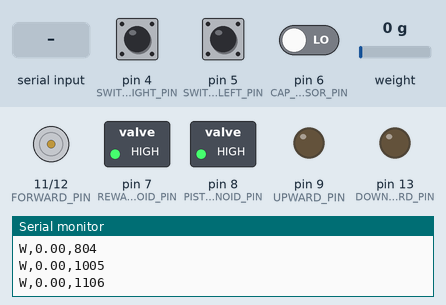
This sketch was run on a simulated Arduino Uno, built with avr-gcc and run on an emulated ATmega328P. On the bench: motor-driver pin pairs drawn as motors (green arrow = first pin HIGH = forward, orange = second pin HIGH = backward, longer = more drive), switched loads named in the sketch (green lamp = pin HIGH), output pins drawn as LEDs (lit = HIGH), the last lines printed to the serial monitor. Dashed ring = blinking. The inputs (shaded band) are chosen by the test bench; at power-on: pin 6 (CAP_SENSOR_PIN) LOW, pin 4 (SWITCH_RIGHT_PIN) HIGH, pin 5 (SWITCH_LEFT_PIN) HIGH, weight on the scale 0 g.

Above: at 9.7 s.
9.8 s: pin 6 (CAP_SENSOR_PIN) driven HIGH
At 11.7 s:
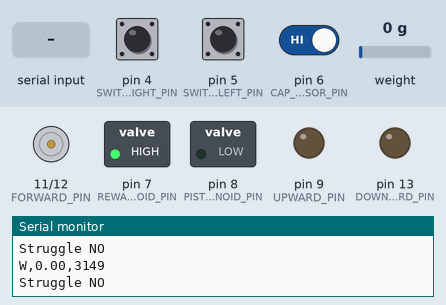
12.8 s: "B\n" received over Serial
At 13.8 s:
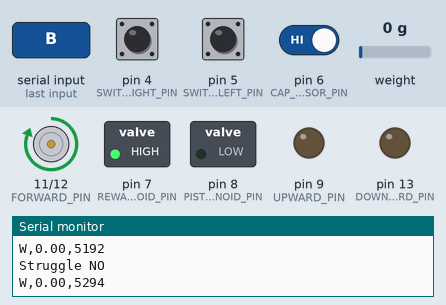
15.8 s: byte 70 ('F') received over Serial
At 17.1 s:
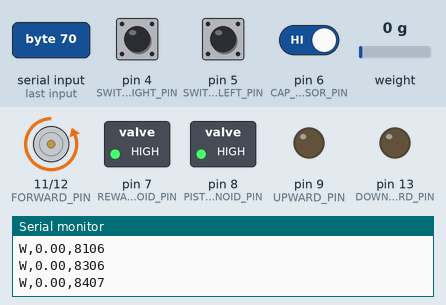
18.8 s: byte 66 ('B') received over Serial
At 20.2 s:
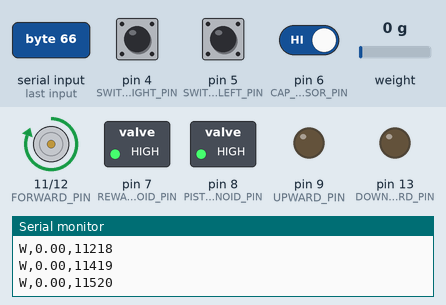
21.8 s: byte 85 ('U') received over Serial
At 23.1 s:
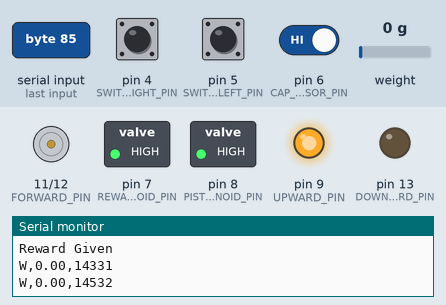
24.8 s: byte 68 ('D') received over Serial
At 25.6 s:
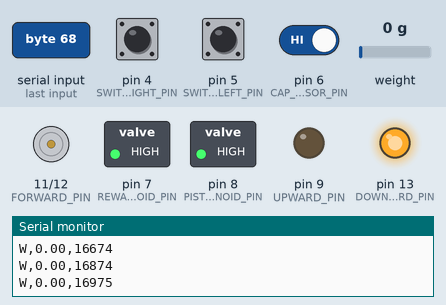
Timing chart, 0 to 28.8 s (numbered marks = the images above; inputs shaded):
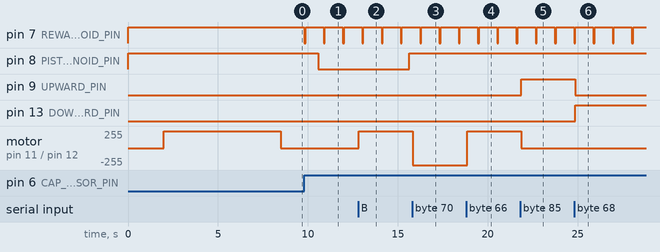

The sketch:

HeadFix_Clean.ino
```cpp
#include "HX711.h"  // this library handles the load cell for weight measurement

// define pins for all the hardware components
#define LOADCELL_DOUT_PIN 3
#define LOADCELL_SCK_PIN 2
#define REWARD_SOLENOID_PIN 7
#define PISTON_SOLENOID_PIN 8
#define SWITCH_LEFT_PIN 5
#define SWITCH_RIGHT_PIN 4
#define CAP_SENSOR_PIN 6
#define FORWARD_PIN 11
#define BACKWARD_PIN 12
#define UPWARD_PIN 9
#define DOWNWARD_PIN 13

HX711 loadcell;
float calibration_factor = -3060.5;  // calibration factor for the load cell, found experimentally

// timing variables
unsigned long tStart;             // when the session started
unsigned long lastWeightTime = 0; // used to limit how often weight is sent over serial
unsigned long lastRewardTime = 0; // tracks the last time water reward was given

// parameters that can be changed from the GUI
unsigned long rewardDelay = 1000;     // delay between rewards in ms
unsigned long rewardDuration = 65;    // how long to open the solenoid for reward
unsigned long rewardBuffer = 1000;    // how long fixation must last before reward is allowed

// state variables
bool fixationActive = false;
bool flushing = false;
bool allow_free_reward = true;
bool habituationMode = false;
bool sessionActive = false;

// fixation-related parameters
int struggleThreshold = 250;      // load cell value at which we consider it a struggle
unsigned long fixDuration = 5000; // how long fixation should last before auto-release
unsigned long fixationStartTime = 0;
unsigned long lastFixEndTime = 0; // when the last fixation ended

unsigned long fixDelay = 2000; // minimum time between fixations
unsigned long fixBuffer = 500; // if fixation ends before this, it's counted as an "escape"
bool timeupCooldown = false;

// trial counters
int trialFix = 0;
int trialEscape = 0;
int trialTimeup = 0;
int trialStruggle = 0;
int trialReward = 0;

// actuator level control
int currentLevel = 1;
const int TOTAL_TRAVEL_TIME = 5500;  // time it takes to go from fully extended to fully retracted
int stepTime = TOTAL_TRAVEL_TIME / 4; // time for each level step

int consecutiveRewards = 0; // used for habituation mode (25 rewards → actuator moves back)


// sends trial data to the python GUI
void sendEvent(unsigned long durationSec) {
  if (!sessionActive) return; // only send events when session is active
  Serial.print("EVENT,");
  Serial.print(durationSec); Serial.print(",");
  Serial.print(trialFix); Serial.print(",");
  Serial.print(trialEscape); Serial.print(",");
  Serial.print(trialTimeup); Serial.print(",");
  Serial.print(trialStruggle); Serial.print(",");
  Serial.println(trialReward);
}

// resets counters for each new trial
void resetTrialCounters() {
  trialFix = 0;
  trialEscape = 0;
  trialTimeup = 0;
  trialStruggle = 0;
  trialReward = 0;
}

// stops actuator movement
void stopSpout() {
  digitalWrite(FORWARD_PIN, LOW);
  digitalWrite(BACKWARD_PIN, LOW);
  digitalWrite(UPWARD_PIN, LOW);
  digitalWrite(DOWNWARD_PIN, LOW);
}

// moves actuator to fully extended position at startup
void homeActuator() {
  stopSpout();
  digitalWrite(FORWARD_PIN, HIGH);   // move forward until fully extended
  delay(TOTAL_TRAVEL_TIME + 1000);   // wait for it to reach the end
  stopSpout();
  currentLevel = 1;
  Serial.println("Actuator Homed to Level 1 (Fully Extended)");
}

void setup() {
  Serial.begin(9600);
  Serial.setTimeout(100);

  // configure pins
  pinMode(REWARD_SOLENOID_PIN, OUTPUT);
  pinMode(PISTON_SOLENOID_PIN, OUTPUT);
  digitalWrite(REWARD_SOLENOID_PIN, HIGH);
  digitalWrite(PISTON_SOLENOID_PIN, HIGH);

  pinMode(SWITCH_LEFT_PIN, INPUT_PULLUP);
  pinMode(SWITCH_RIGHT_PIN, INPUT_PULLUP);
  pinMode(CAP_SENSOR_PIN, INPUT);

  pinMode(FORWARD_PIN, OUTPUT);
  pinMode(BACKWARD_PIN, OUTPUT);
  pinMode(UPWARD_PIN, OUTPUT);
  pinMode(DOWNWARD_PIN, OUTPUT);
  stopSpout();

  // set up load cell
  loadcell.begin(LOADCELL_DOUT_PIN, LOADCELL_SCK_PIN);
  loadcell.set_scale(calibration_factor);
  loadcell.tare();

  Serial.println("System Booting...");
  delay(1000);
  homeActuator(); // fully extend actuator at startup

  // this prevents the very first fixation from skipping the fixDelay
  lastFixEndTime = millis();

  Serial.println("System Ready");
  tStart = millis();
}

void loop() {
  float wt = loadcell.get_units(); // get weight reading

  // send weight data every 100 ms
  if (millis() - lastWeightTime > 100) {
    Serial.print("W,");
    Serial.print(wt);
    Serial.print(",");
    Serial.println(millis() - tStart);
    lastWeightTime = millis();
  }

  // read lever states
  int swL = digitalRead(SWITCH_LEFT_PIN);
  int swR = digitalRead(SWITCH_RIGHT_PIN);
  bool leftPressed = swL == HIGH;
  bool rightPressed = swR == HIGH;

  if (!leftPressed && !rightPressed) timeupCooldown = false;

  // if both levers are pressed, no fixation is active, and fixDelay has passed → engage fixation
  if (leftPressed && rightPressed && !fixationActive && !timeupCooldown &&
      millis() - lastFixEndTime >= fixDelay) {
    fixationActive = true;
    digitalWrite(PISTON_SOLENOID_PIN, LOW); // engage piston
    fixationStartTime = millis();
    Serial.println("Fixation Engaged");
    resetTrialCounters();
    trialFix = 1;
  }

  // manual release (levers released early)
  if ((!leftPressed || !rightPressed) && fixationActive) {
    fixationActive = false;
    digitalWrite(PISTON_SOLENOID_PIN, HIGH); // release piston
    lastFixEndTime = millis(); // update last fixation end time

    unsigned long durationSec = (millis() - fixationStartTime) / 1000.0;

    // check if this counts as an escape
    if (millis() - fixationStartTime < fixBuffer) {
      Serial.println("Escape Event");
      trialEscape = 1;
    } else {
      Serial.println("Fixation Released");
    }

    sendEvent(durationSec);
    resetTrialCounters();
  }

  // auto-release if fixation lasts longer than fixDuration
  if (fixationActive && (millis() - fixationStartTime >= fixDuration)) {
    fixationActive = false;
    digitalWrite(PISTON_SOLENOID_PIN, HIGH);
    lastFixEndTime = millis();

    trialTimeup = 1;
    unsigned long durationSec = (millis() - fixationStartTime) / 1000.0;

    Serial.println("Time-Up Release");
    sendEvent(durationSec);
    resetTrialCounters();
    timeupCooldown = true;
  }

  // release fixation if rat struggles (weight exceeds threshold)
  if (fixationActive && abs(wt) > struggleThreshold) {
    fixationActive = false;
    digitalWrite(PISTON_SOLENOID_PIN, HIGH);
    lastFixEndTime = millis();

    trialStruggle = 1;
    unsigned long durationSec = (millis() - fixationStartTime) / 1000.0;

    Serial.println("Fixation Released due to struggle");
    Serial.println("Struggle YES");
    sendEvent(durationSec);
    resetTrialCounters();
  }
  else if (fixationActive) {
    Serial.println("Struggle NO"); // prints regularly while fixation is active
  }

  // reward logic
  bool rewardAllowed = allow_free_reward ||
                       (fixationActive && millis() - fixationStartTime >= rewardBuffer);

  if (digitalRead(CAP_SENSOR_PIN) == HIGH &&   // rat licks
      millis() - lastRewardTime > rewardDelay && // enough time has passed
      rewardAllowed &&
      !flushing) {

    giveWater();
    lastRewardTime = millis();
    trialReward++;

    // if free rewards are allowed, count them even when not in fixation
    if (!fixationActive && sessionActive) {
      sendEvent(0);
      resetTrialCounters();
    }
  }

  if (flushing) digitalWrite(REWARD_SOLENOID_PIN, LOW); // keep water on during flush mode

  // read serial commands from GUI
  if (Serial.available()) {
    char cmd = Serial.read();
    switch (cmd) {
      case 'j': digitalWrite(PISTON_SOLENOID_PIN, HIGH); fixationActive = false; Serial.println("Emergency Release"); break;
      case 'b': sessionActive = true; tStart = millis(); Serial.println("Session Started"); break;
      case 'c': sessionActive = false; Serial.println("Session Stopped"); break;
      case 'w': toggleFlush(); break;
      case 'F': stopSpout(); digitalWrite(BACKWARD_PIN, HIGH); break;
      case 'B': stopSpout(); digitalWrite(FORWARD_PIN, HIGH); break;
      case 'U': stopSpout(); digitalWrite(UPWARD_PIN, HIGH); break;
      case 'D': stopSpout(); digitalWrite(DOWNWARD_PIN, HIGH); break;
      case 'S': stopSpout(); break;

      // the next cases parse numbers sent from python
      case 'R': { String num = Serial.readStringUntil('\n'); rewardDuration = num.toInt(); break; }
      case 'M': { while (!Serial.available()); char val = Serial.read(); allow_free_reward = (val == '1'); break; }
      case 'H': { while (!Serial.available()); char val = Serial.read(); habituationMode = (val == '1'); Serial.println(habituationMode ? "Habituation ON" : "Habituation OFF"); break; }
      case 'T': { String num = Serial.readStringUntil('\n'); struggleThreshold = num.toInt(); break; }
      case 'X': { String num = Serial.readStringUntil('\n'); fixDuration = num.toInt(); break; }
      case 'Y': { String num = Serial.readStringUntil('\n'); fixDelay = num.toInt(); break; }
      case 'Z': { String num = Serial.readStringUntil('\n'); fixBuffer = num.toInt(); break; }
      case 'Q': { String num = Serial.readStringUntil('\n'); rewardBuffer = num.toInt(); break; }

      // actuator level control (levels 1–5)
      case 'L': {
        int newLevel = Serial.parseInt();
        if (newLevel >= 1 && newLevel <= 5 && newLevel != currentLevel) {
          int diff = newLevel - currentLevel;
          int moveTime = abs(diff) * stepTime;
          stopSpout();
          if (diff > 0) digitalWrite(BACKWARD_PIN, HIGH); // move actuator backward
          else digitalWrite(FORWARD_PIN, HIGH);          // move actuator forward
          delay(moveTime);
          stopSpout();
          currentLevel = newLevel;
          Serial.print("Moved to Level ");
          Serial.println(currentLevel);
        }
        break;
      }
    }
    while (Serial.available()) Serial.read(); // clear out any leftover serial data
  }
}

// function that actually opens solenoid for reward
void giveWater() {
  Serial.println("Reward Given");
  digitalWrite(REWARD_SOLENOID_PIN, LOW);
  delay(rewardDuration);   // keep solenoid open
  digitalWrite(REWARD_SOLENOID_PIN, HIGH);

  // habituation mode logic (moves actuator back after 25 rewards)
  if (habituationMode) {
    consecutiveRewards++;
    if (consecutiveRewards >= 25 && currentLevel > 1) {
      currentLevel--;
      stopSpout();
      digitalWrite(FORWARD_PIN, HIGH); // move actuator forward (extend)
      delay(stepTime);
      stopSpout();
      Serial.print("Habituation moved to Level ");
      Serial.println(currentLevel);
      consecutiveRewards = 0;
    }
  } else {
    consecutiveRewards = 0;
  }
}

// toggles flush water mode on/off
void toggleFlush() {
  flushing = !flushing;
  digitalWrite(REWARD_SOLENOID_PIN, flushing ? LOW : HIGH);
  Serial.println(flushing ? "Flush ON" : "Flush OFF");
}
```

Measured:
- after the input at 9.8 s, pin 7 (REWARD_SOLENOID_PIN): alternates HIGH for 1.0 s and LOW for 0.07 s, starting at once
- after the input at 12.8 s, motor on pin 11 (FORWARD_PIN) / pin 12 (BACKWARD_PIN): stopped → forward 255/255 at once
- after the input at 15.8 s, motor on pin 11 (FORWARD_PIN) / pin 12 (BACKWARD_PIN): forward 255/255 → backward 255/255 at once
- after the input at 18.8 s, motor on pin 11 (FORWARD_PIN) / pin 12 (BACKWARD_PIN): backward 255/255 → forward 255/255 after 0.05 s
- after the input at 21.8 s, pin 9 (UPWARD_PIN): LOW → HIGH after 0.06 s; motor on pin 11 (FORWARD_PIN) / pin 12 (BACKWARD_PIN): forward 255/255 → stopped after 0.06 s
- after the input at 24.8 s, pin 9 (UPWARD_PIN): HIGH → LOW after 0.07 s; pin 13 (DOWNWARD_PIN): LOW → HIGH after 0.07 s
